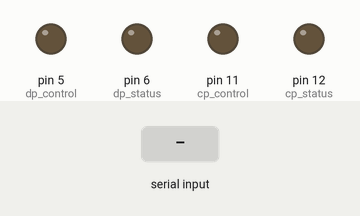
This sketch was run on a simulated Arduino Uno, built with avr-gcc and run on an emulated ATmega328P. Parts: output pins drawn as LEDs (lit = HIGH). The test bench sets the inputs (shaded band). What the sketch prints to the serial monitor is not drawn.

Above: at 1.5 s.
1.6 s: "cp on" received over Serial
At 3.2 s:
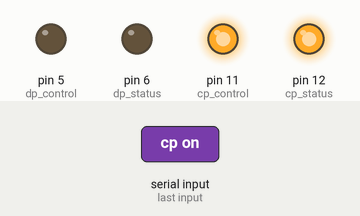
3.7 s: "dp on" received over Serial
At 5.2 s:
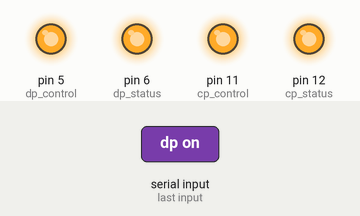
5.5 s: "cp off" received over Serial
At 6.6 s:
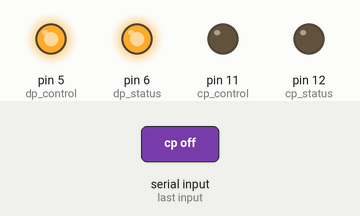
7.3 s: "dp off" received over Serial
At 8.0 s:
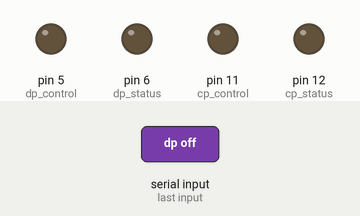
Timing chart, 0 to 10.1 s (numbered marks = the images above; inputs shaded):
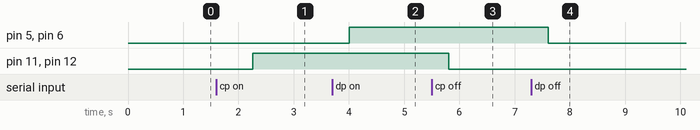

The sketch:

arduino_relay.ino
```cpp
// (licence header left out)
#include <CommandReader.h>

int cp_status = 12;
int cp_control = 11;
int dp_status = 6;
int dp_control = 5;

// Helper function to wrap singleton.
CommandReader& reader() {
  return CommandReader::getInstance();
}

// Perform turning a led on or off based on commanded text.
void commandHandler(const String& command) {
  if (command.equals("cp on") ) {
    digitalWrite(cp_control, HIGH);
    digitalWrite(cp_status, HIGH);
  }
  else if (command.equals("cp off") ) {
    digitalWrite(cp_control, LOW);
    digitalWrite(cp_status, LOW);
  }
  else if (command.equals("dp on") ) {
    digitalWrite(dp_control, HIGH);
    digitalWrite(dp_status, HIGH);
  }
  else if (command.equals("dp off") ) {
    digitalWrite(dp_control, LOW);
    digitalWrite(dp_status, LOW);
  }
  else {
    Serial.println("Unrecognized command.");
  }
}

void setup() {
  // Initialize the digital pin as an output for a LED.
  pinMode(cp_control, OUTPUT);
  pinMode(cp_status, OUTPUT);
  pinMode(dp_control, OUTPUT);
  pinMode(dp_status, OUTPUT);

  // Notify when Arduino is ready to receive messages.
  Serial.begin(9600);
  Serial.flush();
  Serial.println( "ready" );
  Serial.flush();
}

void loop() {
  // Read command from serial input and perform commanded action.
  String command( reader().listen() );
  //Serial.println( command );
  commandHandler( command );
}
```

Measured:
- after the input at 1.6 s, pin 11 (cp_control), pin 12 (cp_status): LOW → HIGH after 0.66 s
- after the input at 3.7 s, pin 5 (dp_control), pin 6 (dp_status): LOW → HIGH after 0.31 s
- after the input at 5.5 s, pin 11 (cp_control), pin 12 (cp_status): HIGH → LOW after 0.31 s
- after the input at 7.3 s, pin 5 (dp_control), pin 6 (dp_status): HIGH → LOW after 0.31 s
